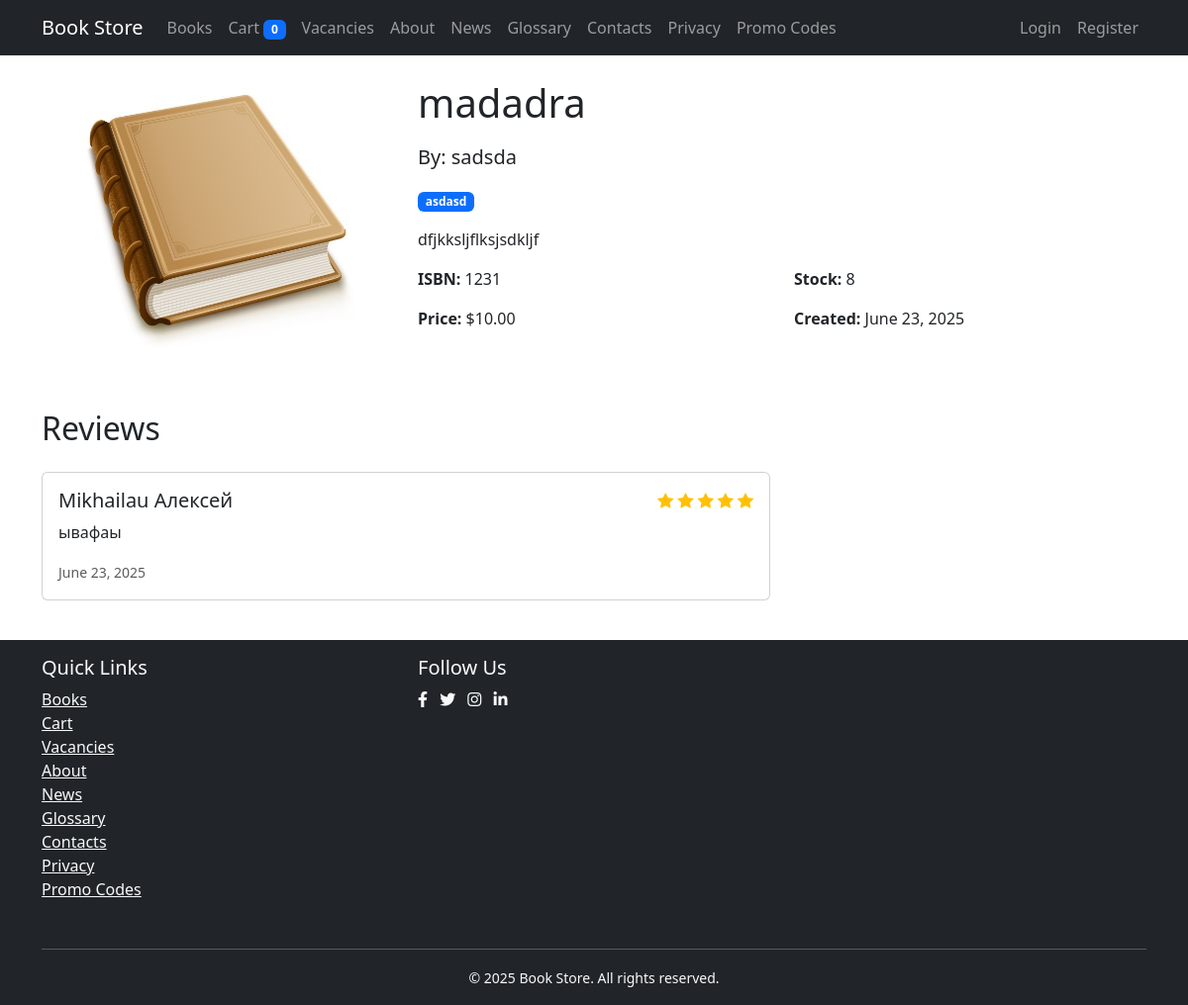
/book/2/, run on the app's committed database.
### books/models.py (models this page shows, shortened)
class Book(models.Model):
    title = models.CharField(max_length=200)
    authors = models.ManyToManyField(Author, related_name='books')
    genres = models.ManyToManyField(Genre, related_name='books')
    publisher = models.ForeignKey(Publisher, on_delete=models.SET_NULL, related_name='books', null=True, blank=True)
    isbn = models.CharField(max_length=13)
    description = models.TextField(blank=True)
    price = models.DecimalField(max_digits=10, decimal_places=2)
    quantity = models.PositiveIntegerField(default=0)
    cover = models.ImageField(upload_to='books/covers/', blank=True)
    created_at = models.DateTimeField(auto_now_add=True)
    updated_at = models.DateTimeField(auto_now=True)
    class Meta:
        verbose_name = "Book"
        verbose_name_plural = "Books"

class Author(models.Model):
    name = models.CharField(max_length=200)
    bio = models.TextField(blank=True)
    photo = models.ImageField(upload_to='authors/', null=True, blank=True)
    class Meta:
        verbose_name = "Author"
        verbose_name_plural = "Authors"

class Genre(models.Model):
    name = models.CharField(max_length=100)
    description = models.TextField(blank=True)
    class Meta:
        verbose_name = "Genre"
        verbose_name_plural = "Genres"

class Review(models.Model):
    book = models.ForeignKey(Book, on_delete=models.CASCADE, related_name='reviews')
    customer = models.ForeignKey(Customer, on_delete=models.CASCADE)
    rating = models.IntegerField(validators=[MinValueValidator(1), MaxValueValidator(5)])
    comment = models.TextField()
    created_at = models.DateTimeField(auto_now_add=True)
    is_approved = models.BooleanField(default=False)
    class Meta:
        ordering = ['-created_at']
        unique_together = ['book', 'customer']

class Customer(models.Model):
    user = models.OneToOneField(User, on_delete=models.CASCADE)
    phone = models.CharField(
        max_length=20,
        validators=[
            RegexValidator(
                regex=r'^\+375 \(29\) \d{3}-\d{2}-\d{2}$',
                message="Phone number must be in format: +375 (29) XXX-XX-XX"
            )
        ]
    )
    address = models.TextField()
    birth_date = models.DateField(default=datetime.date(2000, 1, 1))
    timezone = models.CharField(max_length=50, default='UTC')
    created_at = models.DateTimeField(auto_now_add=True)
    updated_at = models.DateTimeField(auto_now=True)
    class Meta:
        verbose_name = "Customer"
        verbose_name_plural = "Customers"

### users/models.py (models this page shows, shortened)
class User(AbstractUser):
    phone_number = models.CharField(max_length=15, blank=True)
    address = models.TextField(blank=True)
    timezone = models.CharField(max_length=50, choices=TIMEZONE_CHOICES, default='UTC')

### books/views.py (the view)
# urls.py: path('book/<int:pk>/', enhanced_views.BookDetailView.as_view(), name='book_detail'),
def book_detail(request, pk):
    book = get_object_or_404(Book, pk=pk)
    reviews = book.reviews.filter(is_approved=True)
    review_form = ReviewForm()
    return render(request, 'books/book_detail.html', {
        'book': book,
        'reviews': reviews,
        'review_form': review_form
    })

### books/context_processors.py (called while the page is built)
def cart(request):
    cart = request.session.get('cart', {})
    return {
        'cart': cart,
        'cart_count': len(cart)
    }

### templates/books/book_detail.html (shortened to what this page needs)
{% extends 'base.html' %}
{% load crispy_forms_tags %}
{% block content %}
<div class="row">
    <div class="col-md-4">
        {% if book.cover %}
        <img src="{{ book.cover.url }}" class="img-fluid rounded" alt="{{ book.title }}">
        {% else %}
        <div class="bg-secondary text-white d-flex align-items-center justify-content-center rounded" style="height: 400px;">
            <i class="bi bi-book" style="font-size: 5rem;"></i>
        </div>
        {% endif %}
    </div>
    <div class="col-md-8">
        <h1 class="mb-3">{{ book.title }}</h1>
        <p class="lead">
            By: {% for author in book.authors.all %}
            {{ author.name }}{% if not forloop.last %}, {% endif %}
            {% endfor %}
        </p>
        <div class="mb-3">
            {% for genre in book.genres.all %}
            <span class="badge bg-primary">{{ genre.name }}</span>
            {% endfor %}
        </div>
        <p class="mb-3">{{ book.description }}</p>
        <div class="row mb-3">
            <div class="col-md-6">
                <p><strong>ISBN:</strong> {{ book.isbn }}</p>
                <p><strong>Price:</strong> ${{ book.price }}</p>
            </div>
            <div class="col-md-6">
                <p><strong>Stock:</strong> {{ book.quantity }}</p>
                <p><strong>Created:</strong> {{ book.created_at|date:"F j, Y" }}</p>
            </div>
        </div>
    </div>
</div>
<div class="row mt-5">
    <div class="col-md-8">
        <h2 class="mb-4">Reviews</h2>
        {% for review in reviews %}
        <div class="card mb-3">
            <div class="card-body">
                <div class="d-flex justify-content-between">
                    <h5 class="card-title">{{ review.customer.user.get_full_name }}</h5>
                    <div class="text-warning">
                        {% for i in "12345"|make_list %}
                        {% if forloop.counter <= review.rating %}
                        <i class="bi bi-star-fill"></i>
                        {% else %}
                        <i class="bi bi-star"></i>
                        {% endif %}
                        {% endfor %}
                    </div>
                </div>
                <p class="card-text">{{ review.comment }}</p>
                <small class="text-muted">{{ review.created_at|date:"F j, Y" }}</small>
            </div>
        </div>
        {% empty %}
        <p class="text-muted">No reviews yet.</p>
        {% endfor %}
    </div>
</div>
{% endblock %}

### templates/base.html (style rules this page uses)
body { min-height: 100vh; display: flex; flex-direction: column; }

### data on the page
Book: cover (picture), title "madadra", description "dfjkksljflksjsdkljf", isbn "1231", price "10.00", quantity "8", created_at "June 23, 2025"
Author: name "sadsda"
Genre: name "asdasd"
Review: customer.user.get_full_name "Mikhailau Алексей", rating 5 (drawn), comment "ывафаы", created_at "June 23, 2025"

### other printed values
{{ cart_count }} "0"
